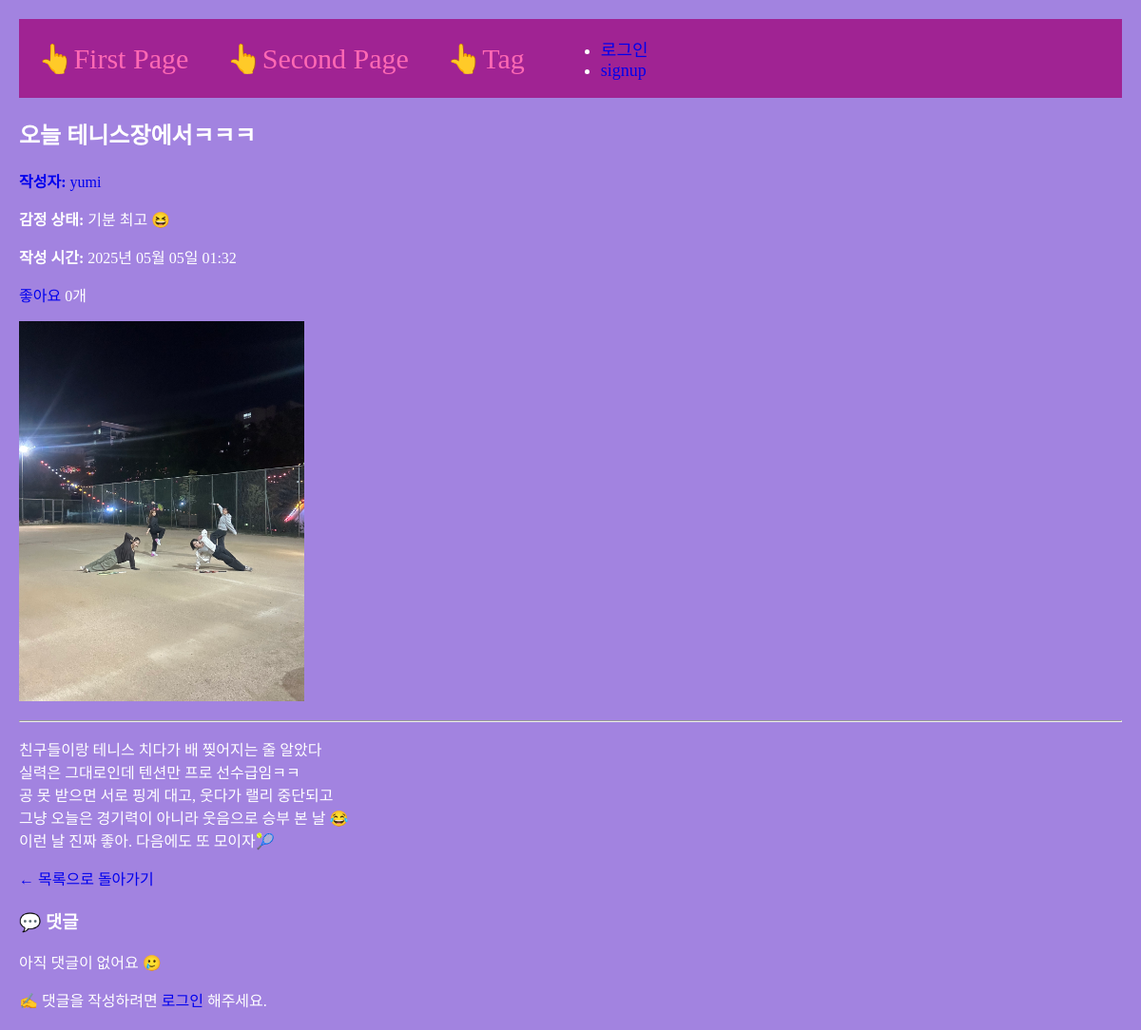
/detail/1/, run on an earlier commit of the app's database.
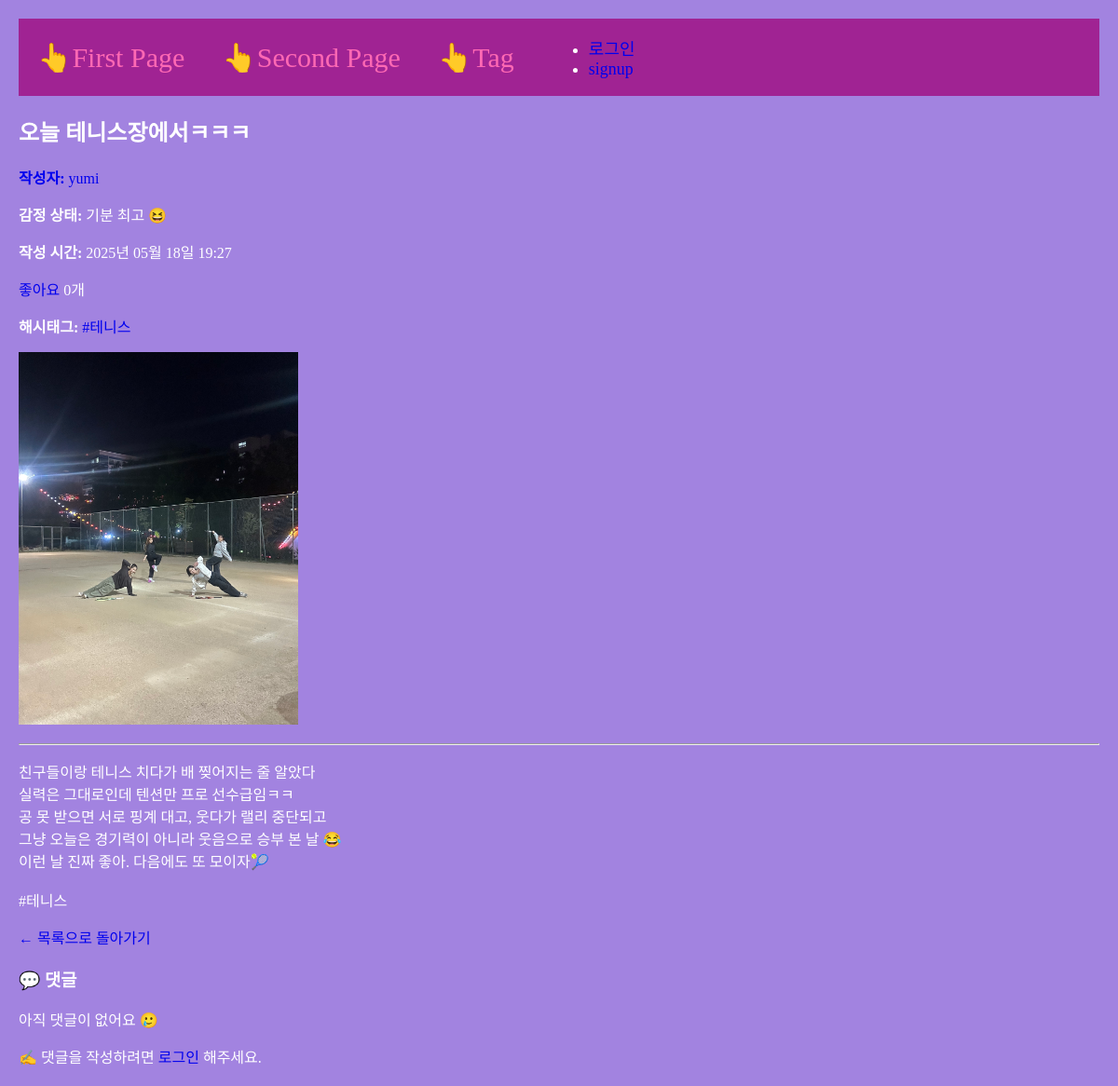
And on a later commit of the database.
### main/models.py (models this page shows, shortened)
class Post(models.Model):
    author = models.ForeignKey(User, null=False, blank=False, on_delete=models.CASCADE)
    headline = models.CharField(max_length=100)
    mood = models.CharField(max_length=20, blank=True)
    photo = models.ImageField(upload_to="post/", blank=True, null=True)
    reflection = models.TextField()
    created_at = models.DateTimeField(auto_now_add=True)
    is_shared = models.BooleanField(default=True)
    tags = models.ManyToManyField('Tag', blank=True, related_name='posts')
    like=models.ManyToManyField(User, related_name='likes', blank=True)
    like_count=models.PositiveIntegerField(default=0)

class Tag(models.Model):
    name = models.CharField(max_length=30, null=False, blank=False)

### main/views.py (the view, shortened to what this page needs)
# urls.py: path('detail/<int:id>/', detail, name="detail"),
def detail(request, id):
    post = get_object_or_404(Post, pk=id)
    if request.method == 'GET':
        comments = Comment.objects.filter(post=post)
        return render(request, 'main/detail.html', {'post':post, 'comments': comments})

### main/templates/main/detail.html (shortened to what this page needs)
{% extends 'base.html' %}
{% load static %}
{% block content %}
<h2>{{ post.headline }}</h2>
<a href="{% url 'users:mypage' post.author.id %}"><strong>작성자:</strong> {{ post.author.username }}</a>
<p><strong>감정 상태:</strong> {{ post.mood }}</p>
<p><strong>작성 시간:</strong> {{ post.created_at|date:"Y년 m월 d일 H:i" }}</p>
<a href="{% url 'main:likes' post.id %}">
    {% if user in post.like.all %} 취소 {% else %} 좋아요 {% endif %}
</a>
{{post.like_count}}개
{% if post.tags.exists %}
<p><strong>해시태그:</strong>
    {% for tag in post.tags.all %}
        <a href="{% url 'main:tag-posts' tag.id %}">#{{ tag.name }}</a>{% if not forloop.last %}, {% endif %}
    {% endfor %}
</p>
{% endif %}
{% if post.photo %}
<p><img src="{{ post.photo.url }}" alt="첨부 이미지" width="300px"></p>
{% endif %}
<hr>
<p style="white-space: pre-wrap;">{{ post.reflection }}</p>
<a href="{% url 'main:secondpage' %}">← 목록으로 돌아가기</a>
<h3>💬 댓글</h3>
{% for comment in comments %}
<div style="border-top: 1px solid #ccc; padding: 10px 0;">
    <p><strong>{{ comment.writer.username }}</strong> | {{ comment.pub_date|date:"Y-m-d H:i" }}</p>
    <p>{{ comment.content }}</p>
    {% if user == comment.writer %}
    <form action="{% url 'main:comment_delete' comment.id %}" method="POST" style="display:inline;">
        {% csrf_token %}
        <button type="submit" onclick="return confirm('댓글을 삭제할까요?')">❌ 댓글 삭제하기</button>
    </form>
    {% endif %}
</div>
{% empty %}
<p>아직 댓글이 없어요 🥲</p>
{% endfor %}
{% if user.is_authenticated %}
<hr>
<form action="{% url 'main:detail' post.id %}" method="POST">
    {% csrf_token %}
    <textarea name="content" rows="3" cols="40" placeholder="댓글을 입력하세요" required></textarea><br>
    <button type="submit">댓글 작성</button>
</form>
{% else %}
<p>✍ 댓글을 작성하려면 <a href="{% url 'accounts:login' %}">로그인</a> 해주세요.</p>
{% endif %}
{% endblock %}

What changed in the data, as far as the page shows it:
changed Post "오늘 테니스장에서ㅋㅋㅋ": created_at "2025년 05월 05일 01:32" → "2025년 05월 18일 19:27"; reflection "친구들이랑 테니스 치다가 배 찢어지는 줄 알았다 실력은 그대로인데 텐션만 프로 선수급임ㅋㅋ 공 못 받으면 서로 핑계 대고, 웃다가 랠리 중단되고 그냥 오늘은 경기력이 아니라 웃음으로 승부 본 날 😂 이런 날 진짜 좋아. 다음에도 또 모이자🎾" → "친구들이랑 테니스 치다가 배 찢어지는 줄 알았다 실력은 그대로인데 텐션만 프로 선수급임ㅋㅋ 공 못 받으면 서로 핑계 대고, 웃다가 랠리 중단되고 그냥 오늘은 경기력이 아니라 웃음으로 승부 본 날 😂 이런 날 진짜 좋아. 다음에도 또 모이자🎾 #테니스"
added Tag: name "테니스"
Also different on the page:
text now shown: "해시태그:"
